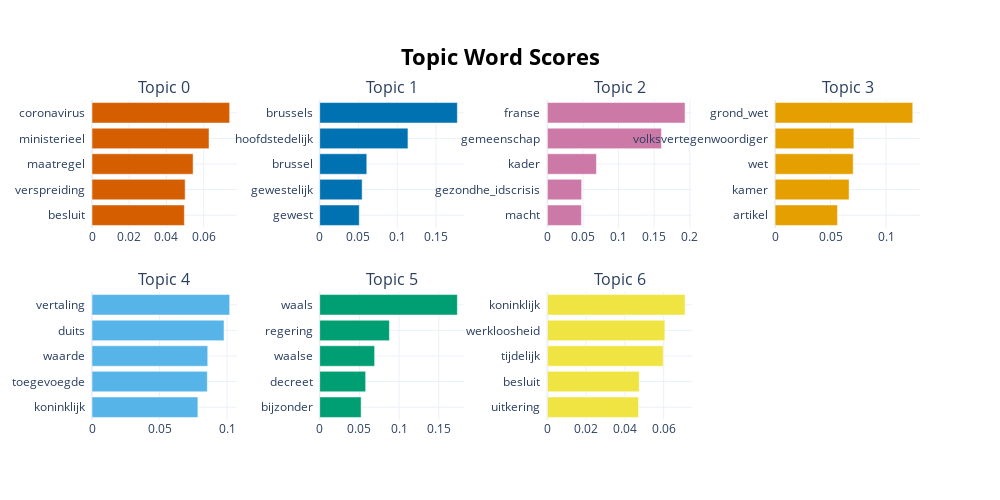

The cell this chart's notebook holds for it:
### Code cell
topic_model.visualize_barchart(top_n_topics=7)

### Figure 1 — Plotly figure (JSON) as saved in the notebook; plotly's stock layout.template omitted (floating-point values rounded to 4 significant figures)
{"data": [{"marker": {"color": "#D55E00"}, "orientation": "h", "type": "bar", "x": [0.04962, 0.05004, 0.05431, 0.06286, 0.07395], "xaxis": "x", "y": ["besluit  ", "verspreiding  ", "maatregel  ", "ministerieel  ", "coronavirus  "], "yaxis": "y"}, {"marker": {"color": "#0072B2"}, "orientation": "h", "type": "bar", "x": [0.05101, 0.05472, 0.06069, 0.1138, 0.1774], "xaxis": "x2", "y": ["gewest  ", "gewestelijk  ", "brussel  ", "hoofdstedelijk  ", "brussels  "], "yaxis": "y2"}, {"marker": {"color": "#CC79A7"}, "orientation": "h", "type": "bar", "x": [0.04771, 0.04808, 0.06887, 0.1602, 0.1933], "xaxis": "x3", "y": ["macht  ", "gezondhe_idscrisis  ", "kader  ", "gemeenschap  ", "franse  "], "yaxis": "y3"}, {"marker": {"color": "#E69F00"}, "orientation": "h", "type": "bar", "x": [0.05624, 0.06671, 0.0704, 0.07101, 0.1241], "xaxis": "x4", "y": ["artikel  ", "kamer  ", "wet  ", "volksvertegenwoordiger  ", "grond_wet  "], "yaxis": "y4"}, {"marker": {"color": "#56B4E9"}, "orientation": "h", "type": "bar", "x": [0.07839, 0.08535, 0.08567, 0.09773, 0.1019], "xaxis": "x5", "y": ["koninklijk  ", "toegevoegde  ", "waarde  ", "duits  ", "vertaling  "], "yaxis": "y5"}, {"marker": {"color": "#009E73"}, "orientation": "h", "type": "bar", "x": [0.05217, 0.05788, 0.06921, 0.08779, 0.1734], "xaxis": "x6", "y": ["bijzonder  ", "decreet  ", "waalse  ", "regering  ", "waals  "], "yaxis": "y6"}, {"marker": {"color": "#F0E442"}, "orientation": "h", "type": "bar", "x": [0.04702, 0.04739, 0.05979, 0.06061, 0.07103], "xaxis": "x7", "y": ["uitkering  ", "besluit  ", "tijdelijk  ", "werkloosheid  ", "koninklijk  "], "yaxis": "y7"}], "layout": {"annotations": [{"font": {"size": 16}, "showarrow": false, "text": "Topic 0", "x": 0.0875, "xanchor": "center", "xref": "paper", "y": 1, "yanchor": "bottom", "yref": "paper"}, {"font": {"size": 16}, "showarrow": false, "text": "Topic 1", "x": 0.3625, "xanchor": "center", "xref": "paper", "y": 1, "yanchor": "bottom", "yref": "paper"}, {"font": {"size": 16}, "showarrow": false, "text": "Topic 2", "x": 0.6375, "xanchor": "center", "xref": "paper", "y": 1, "yanchor": "bottom", "yref": "paper"}, {"font": {"size": 16}, "showarrow": false, "text": "Topic 3", "x": 0.9125, "xanchor": "center", "xref": "paper", "y": 1, "yanchor": "bottom", "yref": "paper"}, {"font": {"size": 16}, "showarrow": false, "text": "Topic 4", "x": 0.0875, "xanchor": "center", "xref": "paper", "y": 0.4, "yanchor": "bottom", "yref": "paper"}, {"font": {"size": 16}, "showarrow": false, "text": "Topic 5", "x": 0.3625, "xanchor": "center", "xref": "paper", "y": 0.4, "yanchor": "bottom", "yref": "paper"}, {"font": {"size": 16}, "showarrow": false, "text": "Topic 6", "x": 0.6375, "xanchor": "center", "xref": "paper", "y": 0.4, "yanchor": "bottom", "yref": "paper"}], "height": 500, "hoverlabel": {"bgcolor": "white", "font": {"family": "Rockwell", "size": 16}}, "showlegend": false, "title": {"font": {"color": "Black", "size": 22}, "text": "<b>Topic Word Scores", "x": 0.5, "xanchor": "center", "yanchor": "top"}, "width": 1000, "xaxis": {"anchor": "y", "domain": [0, 0.175], "showgrid": true}, "xaxis2": {"anchor": "y2", "domain": [0.275, 0.45], "showgrid": true}, "xaxis3": {"anchor": "y3", "domain": [0.55, 0.725], "showgrid": true}, "xaxis4": {"anchor": "y4", "domain": [0.825, 1], "showgrid": true}, "xaxis5": {"anchor": "y5", "domain": [0, 0.175], "showgrid": true}, "xaxis6": {"anchor": "y6", "domain": [0.275, 0.45], "showgrid": true}, "xaxis7": {"anchor": "y7", "domain": [0.55, 0.725], "showgrid": true}, "xaxis8": {"anchor": "y8", "domain": [0.825, 1], "showgrid": true}, "yaxis": {"anchor": "x", "domain": [0.6, 1], "showgrid": true}, "yaxis2": {"anchor": "x2", "domain": [0.6, 1], "showgrid": true}, "yaxis3": {"anchor": "x3", "domain": [0.6, 1], "showgrid": true}, "yaxis4": {"anchor": "x4", "domain": [0.6, 1], "showgrid": true}, "yaxis5": {"anchor": "x5", "domain": [0, 0.4], "showgrid": true}, "yaxis6": {"anchor": "x6", "domain": [0, 0.4], "showgrid": true}, "yaxis7": {"anchor": "x7", "domain": [0, 0.4], "showgrid": true}, "yaxis8": {"anchor": "x8", "domain": [0, 0.4], "showgrid": true}}}
